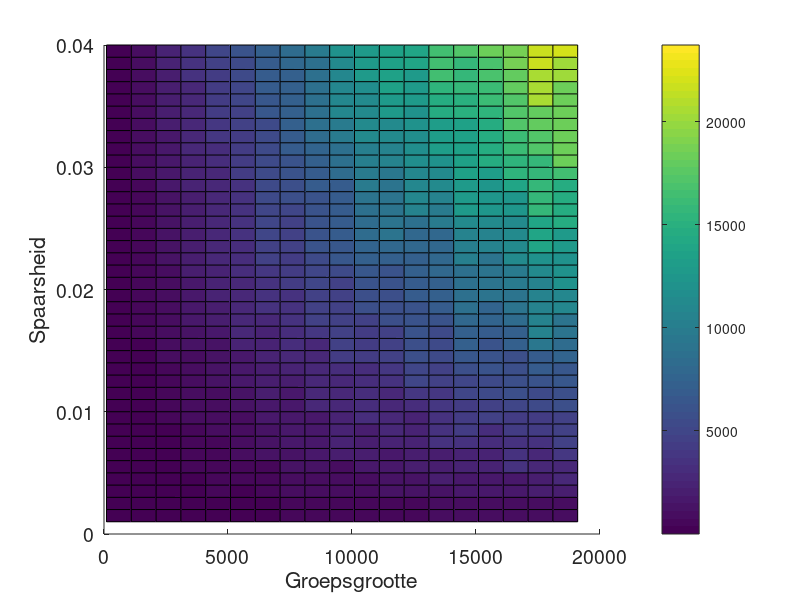

This figure's MATLAB source:
load("100_20000.mat");
figure
hold on
surf(n_start:n_step:n_max,k_min:k_step:k_max,result)
%title('Heatmap aantal metingen');
xlabel('Groepsgrootte');
ylabel('Spaarsheid');
zlabel('Aantal metingen')
%yticks([0.001 0.01 0.02 0.03 0.04 0.05])
%xlim([0 8100])
colorbar
set(gca,"FontSize",14);
